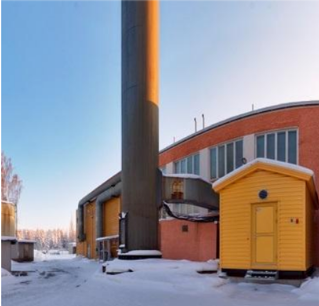
#> input picture Script-1_Stitching-images_Roboflow/Imagens/Imagem.png, 319 x 306 px
$ python main.py
#> lines starting #> are read from the running program, lines starting #| are printed output that depends on the picture
import cv2
import numpy as np

#Carregando imagens
image1 = cv2.imread('Imagens/Imagem.png')
#> image1 is the input picture: shape (306, 319, 3); mean B, G, R 155.6, 146.3, 146.5
image2 = cv2.imread('Imagens/Imagem2.png')
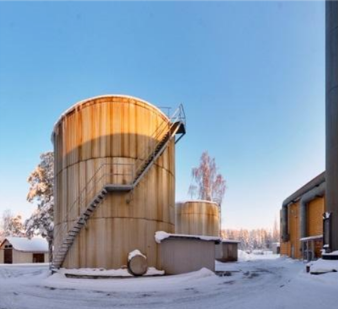
#> input picture Script-1_Stitching-images_Roboflow/Imagens/Imagem2.png, 338 x 309 px
#> image2 is the input picture: shape (309, 338, 3); mean B, G, R 174.5, 155.4, 138.5

#Convertendo para escala cinza

gray1 = cv2.cvtColor(image1, cv2.COLOR_BGR2RGB)
gray2 = cv2.cvtColor(image2, cv2.COLOR_BGR2GRAY)
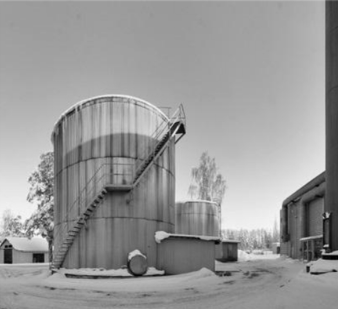
#> gray2: shape (309, 338); min 2, max 249, mean 152.5

#Inicializando SIFT

sift = cv2.SIFT_create()

#Detectando pontos chave e descritores

keypoints1, descriptors1 = sift.detectAndCompute(gray1, None)
#> keypoints1 = 385 keypoints; strongest (x, y, size): (123, 245, 2.3), (130, 271, 2.2), (123, 215, 2.6), (169, 134, 17.6)
keypoints2, descriptors2 = sift.detectAndCompute(gray2, None)
#> keypoints2 = 624 keypoints; strongest (x, y, size): (38, 257, 7.8), (327, 245, 2.3), (182, 130, 5.2), (334, 271, 2.2)

#Iniciando Brute Force matcher

bf = cv2.BFMatcher()

#Match descritores

matches = bf.knnMatch(descriptors1, descriptors2, k=2)
#> matches = 385 matches

#Ratio teste para encontrar bons matches

good_matches = []

for m, n in matches:
    if m.distance < 0.7 * n.distance:
        good_matches.append(m)
#> after the loop, good_matches = 117 matches

#Extraindo pontos chaves dos matches

src_pts = np.float32([keypoints1[m.queryIdx].pt for m in good_matches]).reshape(-1,1,2)
#> src_pts = 117 rows, first 8: [7.41, 201.6], [8.98, 214.6], [9.21, 270], [9.68, 159.3], [10.08, 164.7], [10.36, 179.7], [11.75, 217.4], [12.39, 262.1]

dst_pts = np.float32([keypoints2[m.trainIdx].pt for m in good_matches]).reshape(-1,1,2)
#> dst_pts = 117 rows, first 8: [211.1, 201.6], [212.7, 214.7], [213.1, 269.9], [42.81, 155.7], [213.9, 164.8], [214.4, 179.8], [215.8, 217.6], [216.2, 262]

#Encontra homografia

H, _ = cv2.findHomography(src_pts, dst_pts, cv2.RANSAC, 5.0)
#> H = [[0.993, -0.000673, 203.7], [-0.0053, 0.995, 0.74], [-2.17e-05, -6.6e-06, 1]]

#Quebra imagem 1 para 2

stitched_image = cv2.warpPerspective(image1, H, (image2.shape[1] + image1.shape[1], image2.shape[0]))
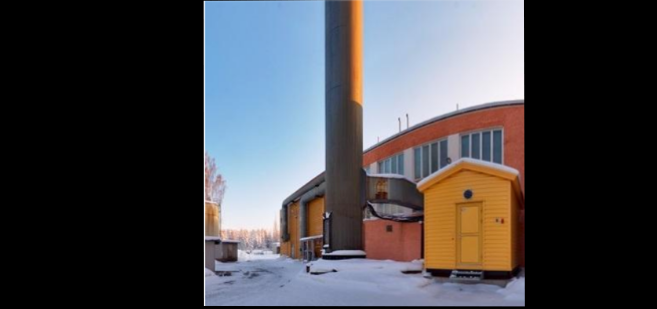
#> stitched_image: shape (309, 657, 3); mean B, G, R 75.1, 70.6, 70.8
stitched_image[:, :image2.shape[1]] = image2
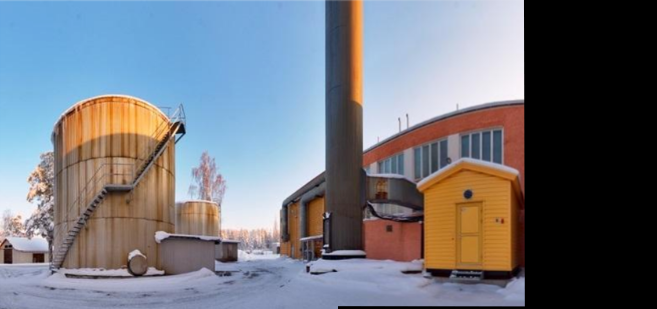
#> stitched_image: shape (309, 657, 3); mean B, G, R 126.8, 117.9, 113.9

#Mostra imagem stitched

cv2.imshow('Stitched Image', stitched_image)
cv2.waitKey(0)
cv2.destroyAllWindows()
